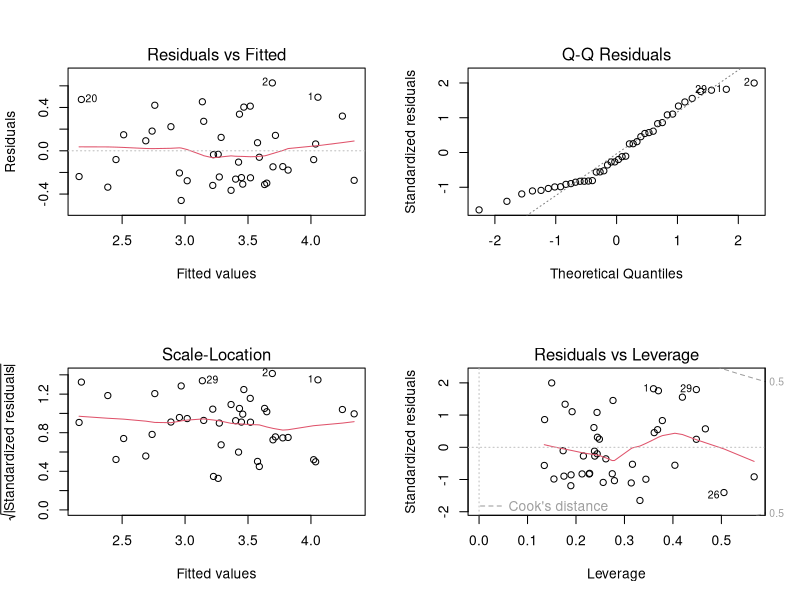
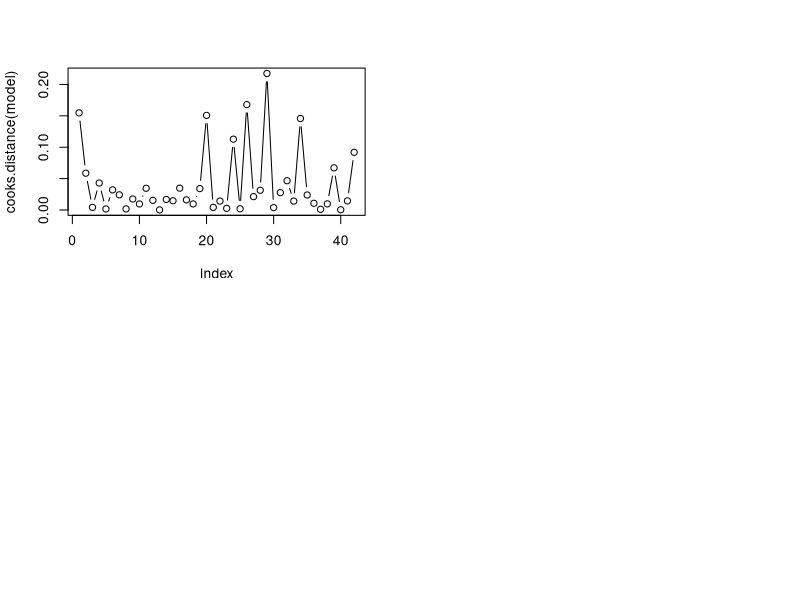

The R script that drew these images, in order: (Note: this script raises an error after producing the figures.)
## ---- chunk 1
options(digits=3)

library(dplyr)
library(ggplot2)
library(car)
library(corrplot)
library(glmnet)
color_choice <- "Dark2"
## ---- chunk 2
data <- read.csv("Birthweight.csv")
## ---- chunk 3
model <- lm(Birthweight ~ Length + Headcirc + Gestation + mage + mnocig + mheight + mppwt + fage + fedyrs + fnocig + fheight, data = data)
#model <- lm(Birthweight ~ ., data = data)
summary(model)
## ---- chunk 4
par(mfrow=c(2,2))
plot(model)


resid_ordered <- order(abs(residuals(model)))
u = rep(0,length(resid_ordered))
u[length(resid_ordered)] = 1

cooks.distance(model)
plot(cooks.distance(model), type="b")

forbeslm_42 = lm(y~x+u11); summary(forbeslm11)
## ---- chunk 5
car::vif(model)
## ---- chunk 6
# Calculate correlation matrix
cor_matrix <- cor(data[, -c(1,3)]) # Exclude response variable Birthweight

# Plot the correlation matrix
corrplot(cor_matrix, method = "circle", type = "upper", tl.col = "black", tl.cex = 0.6)
## ---- chunk 7
all_model <- lm(Birthweight ~ ., data=data)
step_down_model <- step(all_model, direction = 'backward')
summary(step_down_model)
par(mfrow = c(1,2))
plot(step_down_model)
## ---- chunk 8
ci <- confint.lm(step_down_model)
pi <- predict(step_down_model, interval = 'prediction')
ci; pi
## ---- chunk 9
lasso_model <- glmnet(all_model)
plot(lasso_model, xvar="lambda")
## ---- chunk 10
smoke_model <- lm( lowbwt ~ Gestation+smoker+mage35, data=data)
